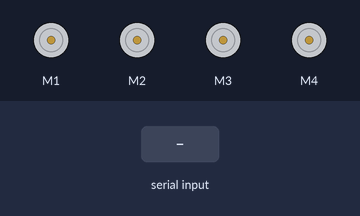
Simulated run of this sketch. Board: Arduino Uno, built with avr-gcc and run on an emulated ATmega328P. Shown: 4 × DC motor (green arrow = forward, orange = backward, longer = faster). The inputs (shaded band) are chosen by the test bench. What the sketch prints to the serial monitor is not drawn.

Above: at 1.2 s.
1.3 s: "1" received over Serial
At 2.5 s:
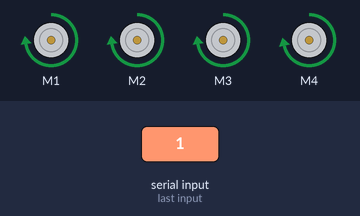
3.3 s: "2" received over Serial
At 5.0 s:
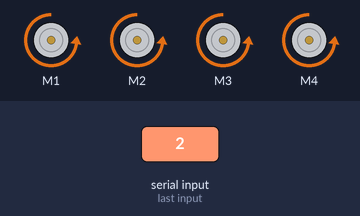
5.3 s: "3" received over Serial
At 6.7 s:
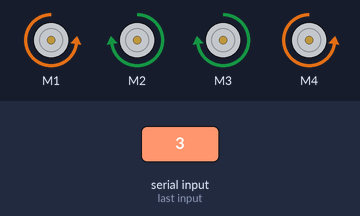
7.3 s: "4" received over Serial
At 8.2 s:
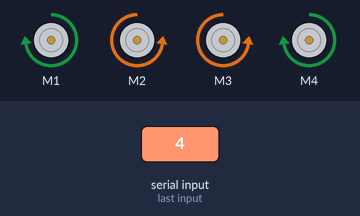
9.3 s: "0" received over Serial
At 10.6 s:
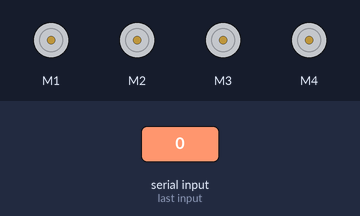
Timing chart, 0 to 11.8 s (numbered marks = the images above; inputs shaded):
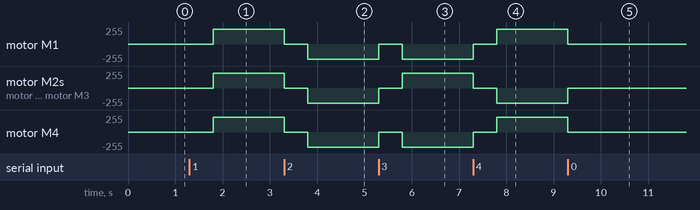

Measured:
- after the input at 1.3 s, motor M1–3: stopped → forward 225/255 after 0.50 s; motor M4: stopped → forward 220/255 after 0.50 s
- after the input at 3.3 s, motor M1–3: forward 225/255 → stopped at once, → backward 225/255 0.50 s later; motor M4: forward 220/255 → stopped at once, → backward 225/255 0.50 s later
- after the input at 5.3 s, motor M1, motor M4: backward 225/255 → stopped at once, → backward 225/255 0.50 s later; motor M2, motor M3: backward 225/255 → stopped at once, → forward 225/255 0.50 s later
- after the input at 7.3 s, motor M1, motor M4: backward 225/255 → stopped at once, → forward 225/255 0.50 s later; motor M2, motor M3: forward 225/255 → stopped at once, → backward 225/255 0.50 s later
- after the input at 9.3 s, motor M1, motor M4: forward 225/255 → stopped at once; motor M2, motor M3: backward 225/255 → stopped at once

The sketch:

Bluetooth_controlled_car.ino
```cpp
/**
 Aurthor : Jayanth.s
 Date : 4/7/2020
 **/
#include <AFMotor.h>

char letter;           //variable to store the input given by the user from bluetooth

int del = 500;      //time period for forward, left, right and backward  motion on single click

//initializeing the 4 wheels of car
AF_DCMotor wheel1(1, MOTOR12_1KHZ);
AF_DCMotor wheel2(2, MOTOR12_1KHZ);
AF_DCMotor wheel3(3, MOTOR12_1KHZ);
AF_DCMotor wheel4(4, MOTOR12_1KHZ);

void setup() {
  Serial.begin(9600);
  Serial.println("The direction of car: ");

  //Asking the motor to stop by taking its time
  wheel1.run(RELEASE);
  wheel2.run(RELEASE);
  wheel3.run(RELEASE);
  wheel4.run(RELEASE);
}

void loop() {

  //enter the if statement if ther is a input from bluetooth
  if(Serial.available() > 0){
    letter = Serial.read();        //reading the input from user's bluetooth
    Stop();
      switch (letter){
        case '1':
                  forward();     //calling forward function
                  break;
        case '2':
                  backward();    //calling backward function
                  break;
        case '3':
                  Right();       //calling right function
                  break;
        case '4':
                  left();        //calling left function
                  break;
      }
  }
}

//forward function: to make the car move forward
void forward(){
  wheel1.setSpeed(225);  //THE maxium velocity
  wheel1.run(FORWARD);   //setting the direction of motion
  wheel2.setSpeed(225);  //THE maxium velocity
  wheel2.run(FORWARD);   //setting the direction of motion
  wheel3.setSpeed(225);  //THE maxium velocity
  wheel3.run(FORWARD);   //setting the direction of motion
  wheel4.setSpeed(220);  //THE maxium velocity
  wheel4.run(FORWARD);   //setting the direction of motion
}

//backward function: to make the car move backward
void backward(){
  wheel1.setSpeed(225);  //THE maxium velocity
  wheel1.run(BACKWARD);   //setting the direction of motion
  wheel2.setSpeed(225);  //THE maxium velocity
  wheel2.run(BACKWARD);   //setting the direction of motion
  wheel3.setSpeed(225);  //THE maxium velocity
  wheel3.run(BACKWARD);   //setting the direction of motion
  wheel4.setSpeed(225);  //THE maxium velocity
  wheel4.run(BACKWARD);   //setting the direction of motion
}

//Right function: to make the car move right
void Right(){
  wheel1.setSpeed(225);  //THE maxium velocity
  wheel1.run(BACKWARD);   //setting the direction of motion
  wheel2.setSpeed(225);  //THE maxium velocity
  wheel2.run(FORWARD);   //setting the direction of motion
  wheel3.setSpeed(225);  //THE maxium velocity
  wheel3.run(FORWARD);   //setting the direction of motion
  wheel4.setSpeed(225);  //THE maxium velocity
  wheel4.run(BACKWARD);   //setting the direction of motion
}

//left function: to make the move left
void left(){
  wheel1.setSpeed(225);  //THE maxium velocity
  wheel1.run(FORWARD);   //setting the direction of motion
  wheel2.setSpeed(225);  //THE maxium velocity
  wheel2.run(BACKWARD);   //setting the direction of motion
  wheel3.setSpeed(225);  //THE maxium velocity
  wheel3.run(BACKWARD);   //setting the direction of motion
  wheel4.setSpeed(225);  //THE maxium velocity
  wheel4.run(FORWARD);   //setting the direction of motion
}


void Stop(){
  wheel1.run(RELEASE);
  wheel2.run(RELEASE);
  wheel3.run(RELEASE);
  wheel4.run(RELEASE);
  delay(del);
}

//void Stop()
//{
//  wheel1.setSpeed(0); //Define minimum velocity
  //wheel1.run(RELEASE); //stop the motor when release the button
//  wheel2.setSpeed(0); //Define minimum velocity
//  wheel2.run(RELEASE); //rotate the motor clockwise
//  wheel3.setSpeed(0); //Define minimum velocity
//  wheel3.run(RELEASE); //stop the motor when release the button
//  wheel4.setSpeed(0); //Define minimum velocity
//  wheel4.run(RELEASE); //stop the motor when release the button
 // delay(del);
//}
```
